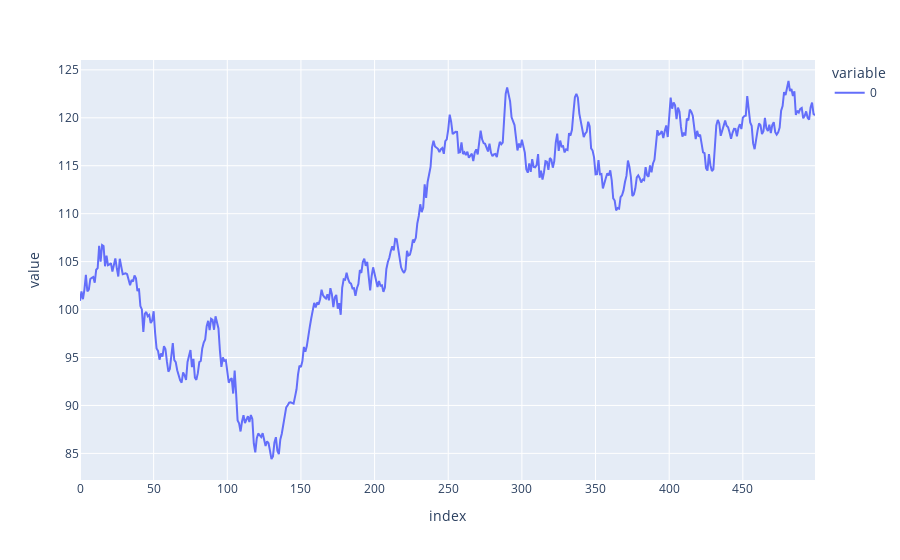

Notebook source saved alongside this figure:
### Code cell
px.line(random_walk)

### Figure 1 — Plotly figure (JSON) as saved in the notebook; plotly's stock layout.template omitted (floating-point values rounded to 4 significant figures; data arrays with more than 128 entries replaced by an {"elided": "..."} marker saying what was removed)
{"data": [{"hovertemplate": "variable=0<br>index=%{x}<br>value=%{y}<extra></extra>", "legendgroup": "0", "line": {"color": "#636efa", "dash": "solid"}, "mode": "lines", "name": "0", "orientation": "v", "showlegend": true, "type": "scatter", "x": {"elided": "500 int values"}, "xaxis": "x", "y": {"elided": "500 float values"}, "yaxis": "y"}], "layout": {"legend": {"title": {"text": "variable"}, "tracegroupgap": 0}, "margin": {"t": 60}, "xaxis": {"anchor": "y", "domain": [0, 1], "title": {"text": "index"}}, "yaxis": {"anchor": "x", "domain": [0, 1], "title": {"text": "value"}}}}
